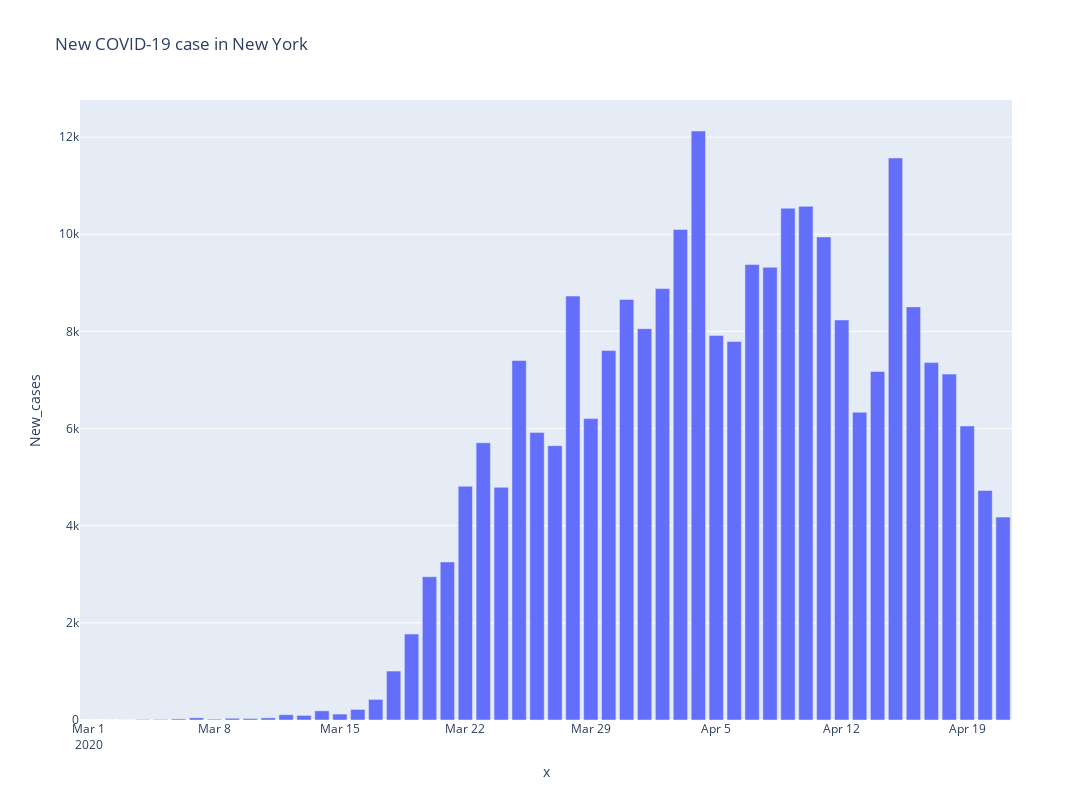

The code cell stored with this chart in its notebook:
### Markdown cell above
## The below chart is generated with Plotly Express library, with a main advantage that it's an interactive chart and easy to generate mainly inteded for tidy date! Just hover the mouse over the bard and you will be able to read the details of each day & many other functions!

### Code cell
fig = px.bar(data_frame=NY_df, x=NY_df.index, y='New_cases', title='New COVID-19 case in New York', width=1400, height= 800)
fig.show()

### Figure 1 — Plotly figure (JSON) as saved in the notebook; plotly's stock layout.template omitted (floating-point values rounded to 4 significant figures)
{"data": [{"alignmentgroup": "True", "hovertemplate": "x=%{x}<br>New_cases=%{y}<extra></extra>", "legendgroup": "", "marker": {"color": "#636efa"}, "name": "", "offsetgroup": "", "orientation": "v", "showlegend": false, "textposition": "auto", "type": "bar", "x": ["2020-03-01", "2020-03-02", "2020-03-03", "2020-03-04", "2020-03-05", "2020-03-06", "2020-03-07", "2020-03-08", "2020-03-09", "2020-03-10", "2020-03-11", "2020-03-12", "2020-03-13", "2020-03-14", "2020-03-15", "2020-03-16", "2020-03-17", "2020-03-18", "2020-03-19", "2020-03-20", "2020-03-21", "2020-03-22", "2020-03-23", "2020-03-24", "2020-03-25", "2020-03-26", "2020-03-27", "2020-03-28", "2020-03-29", "2020-03-30", "2020-03-31", "2020-04-01", "2020-04-02", "2020-04-03", "2020-04-04", "2020-04-05", "2020-04-06", "2020-04-07", "2020-04-08", "2020-04-09", "2020-04-10", "2020-04-11", "2020-04-12", "2020-04-13", "2020-04-14", "2020-04-15", "2020-04-16", "2020-04-17", "2020-04-18", "2020-04-19", "2020-04-20", "2020-04-21"], "xaxis": "x", "y": [0, 0, 1, 9, 11, 22, 45, 17, 36, 31, 44, 109, 95, 189, 122, 218, 424, 1008, 1770, 2950, 3254, 4812, 5707, 4790, 7401, 5921, 5648, 8728, 6205, 7606, 8658, 8057, 8881, 10100, 12126, 7915, 7792, 9378, 9320, 10536, 10575, 9946, 8236, 6337, 7177, 11571, 8505, 7358, 7121, 6054, 4726, 4177], "yaxis": "y"}], "layout": {"barmode": "relative", "height": 800, "legend": {"tracegroupgap": 0}, "title": {"text": "New COVID-19 case in New York"}, "width": 1400, "xaxis": {"anchor": "y", "autorange": true, "domain": [0, 1], "range": ["2020-02-29 12:00", "2020-04-21 12:00"], "title": {"text": "x"}, "type": "date"}, "yaxis": {"anchor": "x", "autorange": true, "domain": [0, 1], "range": [0, 12760.0], "title": {"text": "New_cases"}, "type": "linear"}}}
